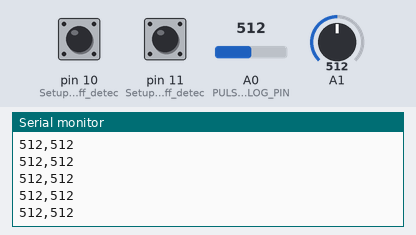
Recording of a sketch running on a simulated Arduino Uno, built with avr-gcc and run on an emulated ATmega328P. On the bench: the last lines printed to the serial monitor. The test bench sets the inputs (shaded band); at power-on: A0 (PULSE_ANALOG_PIN) = 512, pin 10 (Setup_for_leads_off_detec) LOW, pin 11 (Setup_for_leads_off_detec) LOW, A1 = 512.

Above: at 2.7 s.
2.8 s: A0 (PULSE_ANALOG_PIN) set to 991
At 3.3 s:
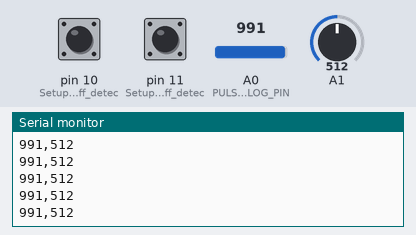
4.3 s: A0 (PULSE_ANALOG_PIN) set to 1011
At 4.8 s:
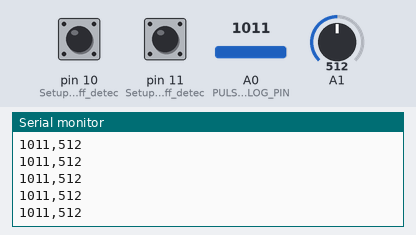
Timing chart, 0 to 7.3 s (numbered marks = the images above; inputs shaded):
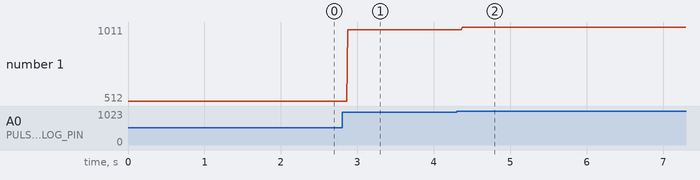

Measured:
- after the input at 2.8 s, the serial monitor: prints a new line after 0.07 s (image 1)
- after the input at 4.3 s, the serial monitor: prints a new line after 0.07 s (image 2)
- plotted number 1: 512 → 991 after the input at 2.8 s, 991 → 1011 after the input at 4.3 s

The sketch:

Main.ino
```cpp
#define USE_ARDUINO_INTERRUPTS true    // Set-up low-level interrupts for most acurate BPM math.

int SERIAL_SPEED = 9600;

int PULSE_ANALOG_PIN = 0;
int PULSE_THRESHOLD_NOISE = 550;

void setup(){
    Serial.begin(SERIAL_SPEED);
    pinMode(10, INPUT); // Setup for leads off detection LO +
    pinMode(11, INPUT); // Setup for leads off detection LO -
  }

void loop(){
    post(readPulseSensor(), 0);
    post(readECGSensor(), 1);
  }

int readPulseSensor(){
    int pulse = analogRead(PULSE_ANALOG_PIN);

    if(pulse > PULSE_THRESHOLD_NOISE){
        return pulse;
      }else{
        return pulse;
      }
}

int readECGSensor(){
   if((digitalRead(10) == 1)|| (digitalRead(11) == 1)){
      return 0;
   }else{
      return analogRead(A1);
  }
}

int post(int value, int concat){
    if(concat == 0){
      Serial.print(value);
    }else{
      Serial.print(",");
      Serial.println(value);
    }
}
```
